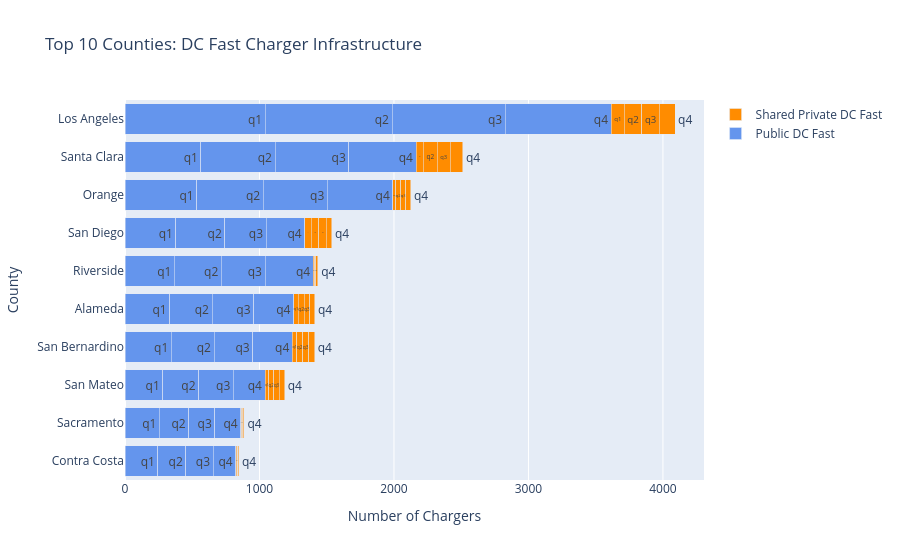

Notebook cell for this chart:
### Markdown cell above
### Visualizing DC Fast Charging

### Code cell
# Top 10 Counties

# Prepare the data
df = mapped21[["county", "public_dc_fast", "shared_private_dc_fast", "total", "quarter", "fips", "county_name"]].copy()
df = df[~df["county"].isin(["Total", "Unknown"])]


#  Identify the Top 10 Counties by combined total
# We sum the columns, find the top 10 unique county names, and convert to a list
top_10_counties = (
    df.groupby("county")[["public_dc_fast", "shared_private_dc_fast"]]
    .sum()
    .sum(axis=1)  # Combine both public and private totals
    .nlargest(10)  # Get the top 10 largest
    .index.tolist()
)

#  Filter original DataFrame to include ONLY those top 10 counties
# This preserves all 4 quarter rows for each of the top 10 counties
df_top10 = df[df["county"].isin(top_10_counties)].copy()

# Re-generate the quarter labels list tailored to the new filtered dataframe length
quarter_labels_top10 = ["q1", "q2", "q3", "q4"] * (len(df_top10) // 4)


# Build the plot using the filtered data
fig = go.Figure()

# Add trace for Public DC Fast Chargers
fig.add_trace(
    go.Bar(
        y=df_top10["county"],
        x=df_top10["public_dc_fast"],
        name="Public DC Fast",
        text=quarter_labels_top10, 
        orientation="h",
        marker=dict(color="cornflowerblue"),
    )
)

# Add trace for Shared Private DC Fast Chargers
fig.add_trace(
    go.Bar(
        y=df_top10["county"],
        x=df_top10["shared_private_dc_fast"],
        name="Shared Private DC Fast",
        text=quarter_labels_top10, 
        orientation="h",
        marker=dict(color="darkorange"),
    )
)

# Clean up layout formatting
fig.update_layout(
    barmode="stack",
    title="Top 10 Counties: DC Fast Charger Infrastructure",
    xaxis_title="Number of Chargers",
    yaxis_title="County",
    yaxis={"categoryorder": "total ascending"},
    height=500,  
)

fig.show()

### Figure 1 — Plotly figure (JSON) as saved in the notebook; plotly's stock layout.template omitted (floating-point values rounded to 4 significant figures)
{"data": [{"marker": {"color": "cornflowerblue"}, "name": "Public DC Fast", "orientation": "h", "text": ["q1", "q2", "q3", "q4", "q1", "q2", "q3", "q4", "q1", "q2", "q3", "q4", "q1", "q2", "q3", "q4", "q1", "q2", "q3", "q4", "q1", "q2", "q3", "q4", "q1", "q2", "q3", "q4", "q1", "q2", "q3", "q4", "q1", "q2", "q3", "q4", "q1", "q2", "q3", "q4"], "type": "bar", "x": [332, 315, 310, 296, 245, 208, 203, 168, 1042, 944, 842, 787, 533, 495, 477, 487, 367, 350, 324, 359, 256, 218, 195, 192, 344, 318, 288, 295, 379, 364, 307, 287, 281, 267, 258, 235, 565, 551, 549, 499], "y": ["Alameda", "Alameda", "Alameda", "Alameda", "Contra Costa", "Contra Costa", "Contra Costa", "Contra Costa", "Los Angeles", "Los Angeles", "Los Angeles", "Los Angeles", "Orange", "Orange", "Orange", "Orange", "Riverside", "Riverside", "Riverside", "Riverside", "Sacramento", "Sacramento", "Sacramento", "Sacramento", "San Bernardino", "San Bernardino", "San Bernardino", "San Bernardino", "San Diego", "San Diego", "San Diego", "San Diego", "San Mateo", "San Mateo", "San Mateo", "San Mateo", "Santa Clara", "Santa Clara", "Santa Clara", "Santa Clara"]}, {"marker": {"color": "darkorange"}, "name": "Shared Private DC Fast", "orientation": "h", "text": ["q1", "q2", "q3", "q4", "q1", "q2", "q3", "q4", "q1", "q2", "q3", "q4", "q1", "q2", "q3", "q4", "q1", "q2", "q3", "q4", "q1", "q2", "q3", "q4", "q1", "q2", "q3", "q4", "q1", "q2", "q3", "q4", "q1", "q2", "q3", "q4", "q1", "q2", "q3", "q4"], "type": "bar", "x": [35, 43, 43, 38, 2, 7, 7, 7, 98, 131, 130, 116, 20, 38, 38, 38, 10, 9, 9, 9, 6, 7, 7, 7, 32, 44, 44, 46, 49, 56, 56, 41, 26, 40, 39, 42, 55, 102, 96, 96], "y": ["Alameda", "Alameda", "Alameda", "Alameda", "Contra Costa", "Contra Costa", "Contra Costa", "Contra Costa", "Los Angeles", "Los Angeles", "Los Angeles", "Los Angeles", "Orange", "Orange", "Orange", "Orange", "Riverside", "Riverside", "Riverside", "Riverside", "Sacramento", "Sacramento", "Sacramento", "Sacramento", "San Bernardino", "San Bernardino", "San Bernardino", "San Bernardino", "San Diego", "San Diego", "San Diego", "San Diego", "San Mateo", "San Mateo", "San Mateo", "San Mateo", "Santa Clara", "Santa Clara", "Santa Clara", "Santa Clara"]}], "layout": {"autosize": true, "barmode": "stack", "title": {"text": "Top 10 Counties: DC Fast Charger Infrastructure"}, "xaxis": {"autorange": true, "range": [0, 4305.0], "title": {"text": "Number of Chargers"}, "type": "linear"}, "yaxis": {"autorange": true, "categoryorder": "total ascending", "range": [-0.5, 9.5], "title": {"text": "County"}, "type": "category"}}}
